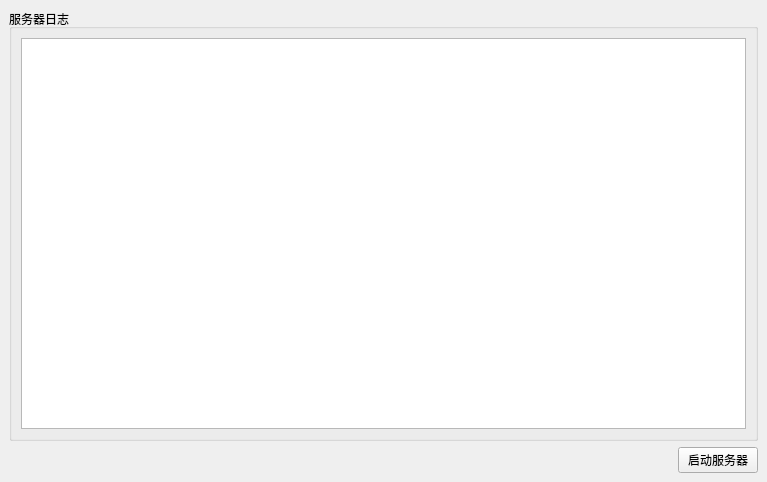
<?xml version="1.0" encoding="UTF-8"?>
<ui version="4.0">
 <class>MainWindow</class>
 <widget class="QMainWindow" name="MainWindow">
  <property name="geometry">
   <rect>
    <x>0</x>
    <y>0</y>
    <width>767</width>
    <height>482</height>
   </rect>
  </property>
  <property name="windowTitle">
   <string>服务器</string>
  </property>
  <widget class="QWidget" name="centralwidget">
   <layout class="QVBoxLayout" name="verticalLayout_2">
    <item>
     <widget class="QGroupBox" name="groupBox">
      <property name="title">
       <string>服务器日志</string>
      </property>
      <layout class="QVBoxLayout" name="verticalLayout">
       <item>
        <widget class="QPlainTextEdit" name="plainTextEdit"/>
       </item>
      </layout>
     </widget>
    </item>
    <item>
     <layout class="QHBoxLayout" name="horizontalLayout">
      <item>
       <spacer name="horizontalSpacer">
        <property name="orientation">
         <enum>Qt::Horizontal</enum>
        </property>
        <property name="sizeHint" stdset="0">
         <size>
          <width>40</width>
          <height>20</height>
         </size>
        </property>
       </spacer>
      </item>
      <item>
       <widget class="QPushButton" name="startStopButton">
        <property name="text">
         <string>启动服务器</string>
        </property>
       </widget>
      </item>
     </layout>
    </item>
   </layout>
  </widget>
 </widget>
 <resources/>
 <connections/>
</ui>
